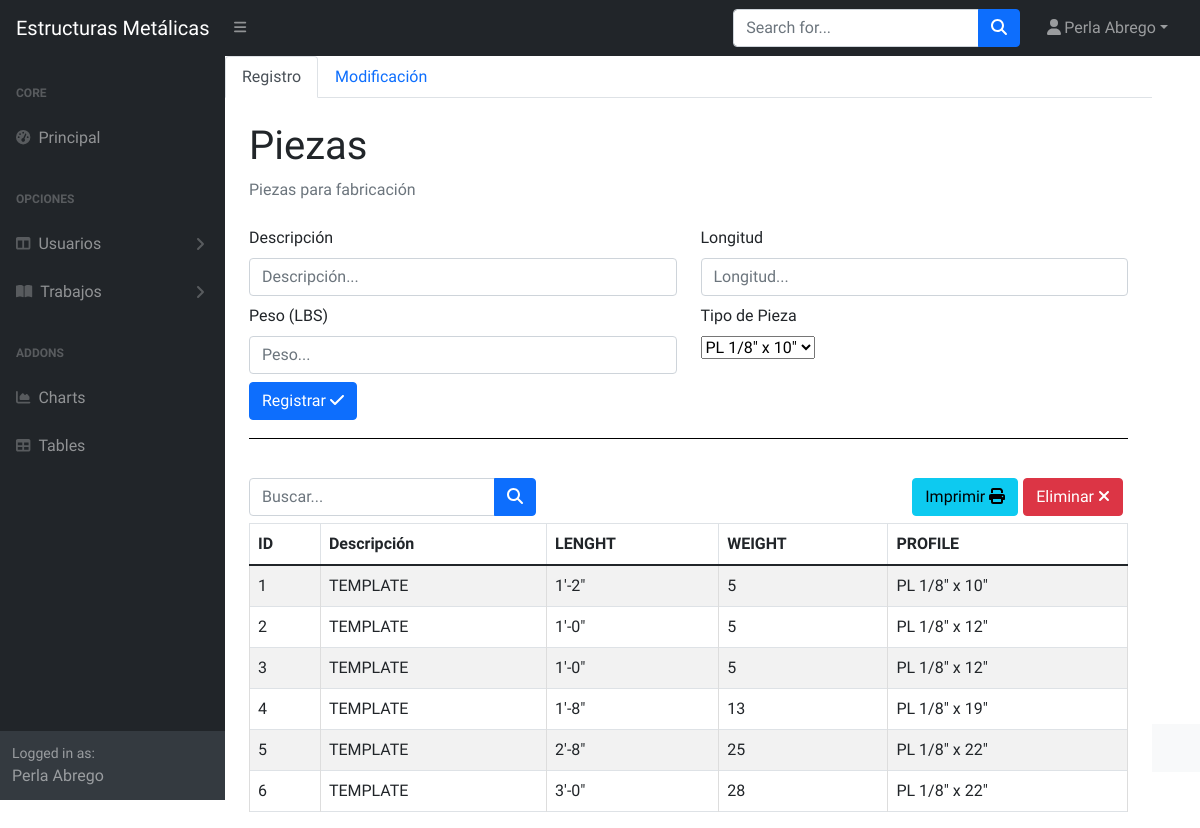
Page /principal/piezas.php?actualizacion=0 (signed in) on the committed database.
### tables this page shows
create table pieza(
id_pz int primary key auto_increment,
descr	varchar(40),
lenght_pz	varchar(20),
weight_pz	varchar(20),
id_profile_pz int,
foreign key(id_profile_pz) references profile_pieza (id_profile_pz)
);

create table profile_pieza(
id_profile_pz int primary key auto_increment,
descr	varchar(40)
);

### php/crud/tipoPieza.php (called while the page is built, shortened)
<?php
    require_once MODEL_PATH."conexion.php";
    class TipoPieza{
        public function Consulta_Todos(){
            $con = new Conexion();
            $con->Conectar();
            $tabla = "profile_pieza";
            $sql = "SELECT id_profile_pz as 'ID', descr as 'Descripcion' FROM ". $tabla. ";";
            $result = $con->conexion->query($sql);
            if ($result->num_rows < 0) {
                return null;
            } else {
                return $result;
            }
        }
    }
?>

### php/conexion.php (called while the page is built, shortened)
<?php
class Conexion
{
    public $SQL_SERVER;
    public $SQL_USER;
    public $SQL_PASS;
    public $SQL_DB;
    function __construct()
    {
        $this->SQL_SERVER = "localhost";
        $this->SQL_USER = "root";
        $this->SQL_PASS = "";
        $this->SQL_DB = "StructuralSteel_db";
    }
    function Conectar(){
        $this->conexion = mysqli_connect(
            $this->SQL_SERVER,
            $this->SQL_USER,
            $this->SQL_PASS,
            $this->SQL_DB
        );
    }
}
?>

### php/crud/Pieza.php (called while the page is built, shortened)
<?php
    require_once MODEL_PATH."conexion.php";
    class Pieza{
        public function Consulta_Todos(){
            $con = new Conexion();
            $con->Conectar();
            $tabla = " pieza ";
            $sql = "SELECT id_pz as 'ID', pieza.descr as 'Descripcion',
            lenght_pz as 'LENGHT', weight_pz as 'WEIGHT', profile_pieza.descr as 'PROFILE'
             FROM ". $tabla. " INNER JOIN profile_pieza ON pieza.id_profile_pz = profile_pieza.id_profile_pz;";
            $result = $con->conexion->query($sql);
            if ($result->num_rows < 0) {
                return null;
            } else {
                return $result;
            }
        }
    }
?>

### principal/piezas.php (the view, shortened to what this page needs)
<!DOCTYPE html>
<html lang="en">
    <head>
        <link href="https://cdn.jsdelivr.net/npm/simple-datatables@latest/dist/style.css" rel="stylesheet" />
        <link href="css/styles.css" rel="stylesheet" />
        <link href="./css/style.css" rel="stylesheet" />
        <link href="../css/style_principal.css" rel="stylesheet" />
    </head>
    <body class="sb-nav-fixed">
        <nav class="sb-topnav navbar navbar-expand navbar-dark bg-dark">
            <a class="navbar-brand ps-3" href="index.php">Estructuras Metálicas</a>
            <button class="btn btn-link btn-sm order-1 order-lg-0 me-4 me-lg-0" id="sidebarToggle" href="#!"><i class="fas fa-bars"></i></button>
            <form class="d-none d-md-inline-block form-inline ms-auto me-0 me-md-3 my-2 my-md-0">
                <div class="input-group">
                    <input class="form-control" type="text" placeholder="Search for..." aria-label="Search for..." aria-describedby="btnNavbarSearch" />
                    <button class="btn btn-primary" id="btnNavbarSearch" type="button"><i class="fas fa-search"></i></button>
                </div>
            </form>
            <ul class="navbar-nav ms-auto ms-md-0 me-3 me-lg-4">
                <li class="nav-item dropdown">
                    <a class="nav-link dropdown-toggle" id="navbarDropdown" href="#" role="button" data-bs-toggle="dropdown" aria-expanded="false"><i class="fas fa-user fa-fw"></i><?php print $_SESSION['nombre']." ". $_SESSION['apellidoPat'];?></a>
                </li>
            </ul>
        </nav>
        <div id="layoutSidenav">
            <div id="layoutSidenav_nav">
                <nav class="sb-sidenav accordion sb-sidenav-dark" id="sidenavAccordion">
                    <div class="sb-sidenav-menu">
                        <div class="nav">
                            <div class="sb-sidenav-menu-heading">Core</div>
                            <a class="nav-link" href="index.php">
                                <div class="sb-nav-link-icon"><i class="fas fa-tachometer-alt"></i></div>
                                Principal
                            </a>
                            <div class="sb-sidenav-menu-heading">Opciones</div>
                            <a class="nav-link collapsed" href="#" data-bs-toggle="collapse" data-bs-target="#collapseLayouts" aria-expanded="false" aria-controls="collapseLayouts">
                                <div class="sb-nav-link-icon"><i class="fas fa-columns"></i></div>
                                Usuarios
                                <div class="sb-sidenav-collapse-arrow"><i class="fas fa-angle-down"></i></div>
                            </a>
                            <a class="nav-link collapsed" href="#" data-bs-toggle="collapse" data-bs-target="#collapsePages" aria-expanded="false" aria-controls="collapsePages">
                                <div class="sb-nav-link-icon"><i class="fas fa-book-open"></i></div>
                                Trabajos
                                <div class="sb-sidenav-collapse-arrow"><i class="fas fa-angle-down"></i></div>
                            </a>
                            <div class="sb-sidenav-menu-heading">Addons</div>
                            <a class="nav-link" href="charts.php">
                                <div class="sb-nav-link-icon"><i class="fas fa-chart-area"></i></div>
                                Charts
                            </a>
                            <a class="nav-link" href="tables.php">
                                <div class="sb-nav-link-icon"><i class="fas fa-table"></i></div>
                                Tables
                            </a>
                        </div>
                    </div>
                    <div class="sb-sidenav-footer">
                        <div class="small">Logged in as:</div>
                        <?php print $_SESSION['nombre']." ". $_SESSION['apellidoPat'];?>
                    </div>
                </nav>
            </div>
            <div id="layoutSidenav_content">
                <main>
                    <ul class="nav nav-tabs">
                        <li class="nav-item">
                            <a id="tab-registrar" class="nav-link active" aria-current="page" href="#">Registro</a>
                        </li>
                        <li class="nav-item">
                            <a id="tab-modificar" class="nav-link" href="#">Modificación</a>
                        </li>
                    </ul>
                    <div class="container-fluid px-4">
                        <h1 class="mt-4">Piezas</h1>
                        <ol class="breadcrumb mb-4">
                            <li class="breadcrumb-item active">Piezas para fabricación</li>
                        </ol>
                        <div id="form-registrar">
                            <form action="../php/registroPieza.php" method="post" class="Borde-Form">
                                <div class="row mb-2">
                                    <div class="col">
                                        <div class="form-outline">
                                            <label class="form-label" for="form3Example1">Descripción</label>
                                            <input name="descr" type="text" id="form3Example1" class="form-control" placeholder="Descripción..." maxlength="40" required/>
                                        </div>
                                    </div>
                                    <div class="col">
                                        <div class="form-outline">
                                            <label class="form-label" for="form3Example2">Longitud</label>
                                            <input name="long" type="text" id="form3Example2" class="form-control" placeholder="Longitud..." maxlength="20" pattern="[0-9]+/?([0-9]?)+[\x22-\x27]-[0-9]+/?([0-9]?)+[\x22-\x27]" required />
                                        </div>
                                    </div>
                                </div>
                                <div class="row mb-2">
                                    <div class="col">
                                        <div class="form-outline">
                                            <label class="form-label" for="form3Example1">Peso (LBS)</label>
                                            <input name="peso" type="text" id="form3Example1" class="form-control" placeholder="Peso..."  maxlength="20" pattern="[0-9]+" required/>
                                        </div>
                                    </div>
                                    <div class="col">
                                        <div class="form-outline">
                                        <label class="form-label" for="form3Example4">Tipo de Pieza</label>
                                        <br>
                                                    <?php
                                                    include('../php/crud/tipoPieza.php');
                                                    $tipoPz = new TipoPieza();
                                                    $result = $tipoPz->Consulta_Todos();
                                                        if(mysqli_num_rows($result) > 0)
                                                        {
                                                            $select = '
                                                                <select name = "sel_Tipo" class="select">
                                                            ';
                                                        while($row = mysqli_fetch_array($result))
                                                        {
                                                            $select .= '
                                                            <option value="' .$row["ID"]. '">'.
                                                                $row["Descripcion"].'
                                                            </option>
                                                            ';
                                                        }
                                                            $select .= '</select>';
                                                            echo $select;
                                                        }
                                                    ?>
                                        </div>
                                    </div>
                                </div>
                                <button type="submit" class="btn btn-primary btn-block mb-2">Registrar   <i class="fa fa-check"></i></button>
                            </form>
                        </div>
                                            <?php
                                                require_once CRUD_PATH.'tipoPieza.php';
                                            ?>
                        <br>
                        <form class="d-none d-md-inline-block form-inline ms-auto me-0 me-md-3 my-2 my-md-0">
                            <div class="input-group">
                                <input id="txtFiltro" class="form-control" type="text" placeholder="Buscar..." aria-label="Buscar..." aria-describedby="btnNavbarSearch" />
                                <button class="btn btn-primary" id="btnNavbarSearch" type="button"><i class="fas fa-search"></i></button>
                            </div>
                        </form>
                        <button name="n_Eliminar" id="i_Eliminar" class="btn btn-danger">Eliminar  <i class="fa fa-times"></i></button>
                        <form class="derecha mb-0" action="../php/reportes/reporte_pieza.php" method="post" target="_blank">
                                <button class="btn btn-info">Imprimir <i class="fa fa-print"></i></button>
                        </form>
                    <?php
                        require_once CRUD_PATH.'Pieza.php';
                        $pieza = new Pieza();
                        $result = $pieza->Consulta_Todos();
                        if(mysqli_num_rows($result) > 0)
                        {
                            $table = '
                            <table id="tabla" border=1 class="table table-striped table-bordered">
                                <thead class="thead-dark">
                                    <tr>
                                        <th scope="col">ID</th>
                                        <th scope="col">Descripción</th>
                                        <th scope="col">LENGHT</th>
                                        <th scope="col">WEIGHT</th>
                                        <th scope="col">PROFILE</th>
                                    </tr>
                                </thead>
                            ';
                            while($row = mysqli_fetch_array($result))
                            {
                            $table .= '
                                <tr>
                                    <td>'.$row["ID"].'</td>
                                    <td>'.$row["Descripcion"].'</td>
                                    <td>'.$row["LENGHT"].'</td>
                                    <td>'.$row["WEIGHT"].'</td>
                                    <td>'.$row["PROFILE"].'</td>
                                </tr>
                            ';
                            }
                            $table .= '</table>';
                            echo $table;
                        }
                    ?>
                    </div>
                </main>
            </div>
            <footer class="py-4 bg-light mt-auto">
                </footer>
        </div>
    </body>
</html>

### css/style.css (style rules this page uses)
body, html { font-family: 'Source Sans Pro', sans-serif; background-color: rgb(255, 255, 255); padding: 0; margin: 0; }
a { color: #5c7fda; text-decoration: none; }

### css/style_principal.css (style rules this page uses)
td { border: 1px #DDD solid; padding: 5px; cursor: pointer; }
#i_Eliminar { float: right; margin: 0px 5px 7px 5px; }
.derecha { float: right; }
.Borde-Form { padding-bottom: 10px; margin-bottom: 15px; border-bottom: 1px solid #000; }

### rows in the picture
pieza: id_pz "1", descr "TEMPLATE", lenght_pz "1'-2\"", weight_pz "5", id_profile_pz.descr "PL 1/8\" x 10\""
pieza: id_pz "2", descr "TEMPLATE", lenght_pz "1'-0\"", weight_pz "5", id_profile_pz.descr "PL 1/8\" x 12\""
pieza: id_pz "3", descr "TEMPLATE", lenght_pz "1'-0\"", weight_pz "5", id_profile_pz.descr "PL 1/8\" x 12\""
pieza: id_pz "4", descr "TEMPLATE", lenght_pz "1'-8\"", weight_pz "13", id_profile_pz.descr "PL 1/8\" x 19\""
pieza: id_pz "5", descr "TEMPLATE", lenght_pz "2'-8\"", weight_pz "25", id_profile_pz.descr "PL 1/8\" x 22\""
pieza: id_pz "6", descr "TEMPLATE", lenght_pz "3'-0\"", weight_pz "28", id_profile_pz.descr "PL 1/8\" x 22\""

### other values in the picture
$_SESSION['nombre'] "Perla"
$_SESSION['apellidoPat'] "Abrego"
form field sel_Tipo "PL 1/8\" x 10\""
